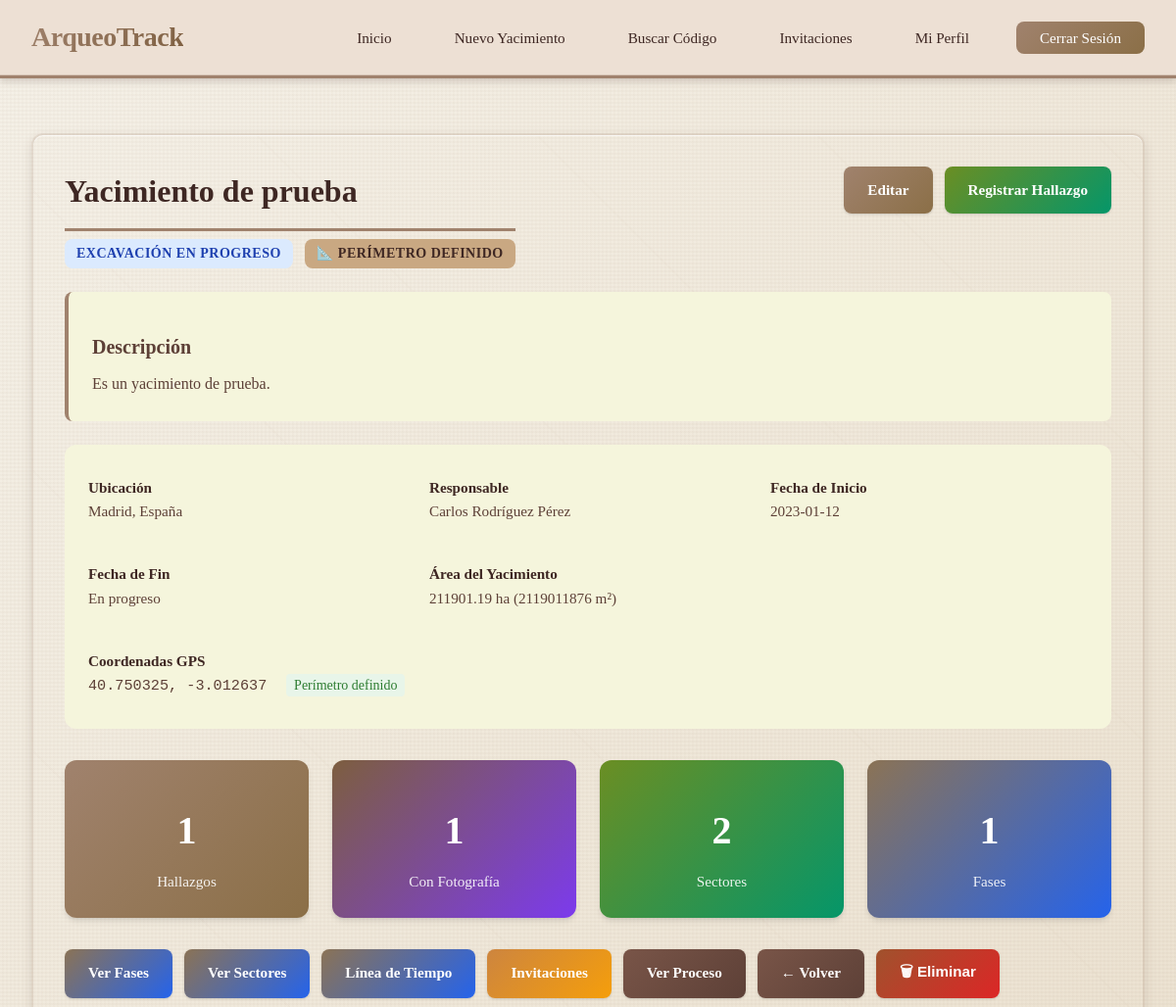
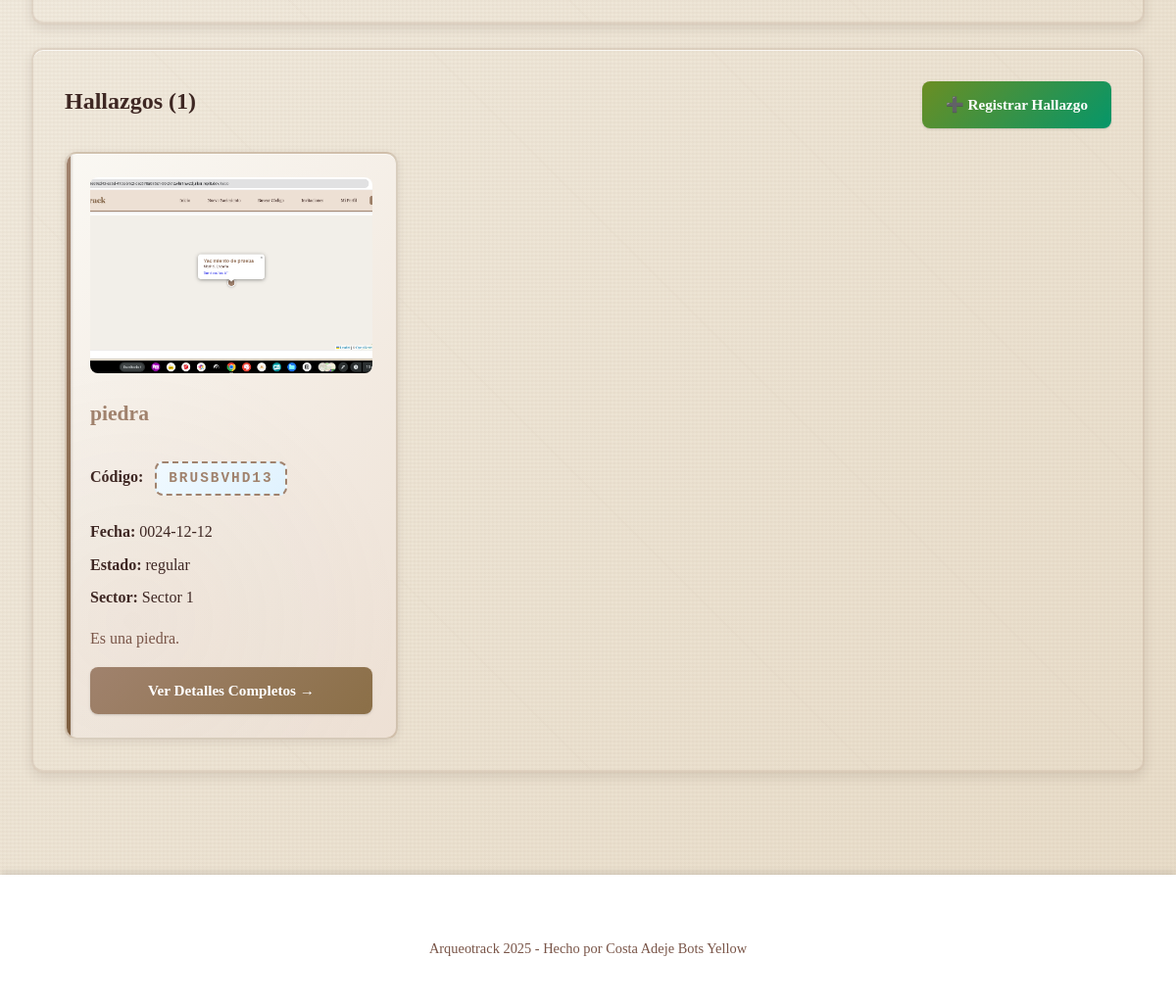
/yacimiento/2 (signed in), run on the app's committed database (2 pictures, top to bottom).
### app/models/yacimiento.py (models this page shows, shortened)
class Yacimiento(db.Model):
    __tablename__ = 'yacimientos'
    id = db.Column(db.Integer, primary_key=True)
    user_id = db.Column(db.Integer, db.ForeignKey('usuarios.id'), nullable=False, index=True)
    nombre = db.Column(db.String(200), nullable=False)
    ubicacion = db.Column(db.String(300))
    descripcion = db.Column(db.Text)
    lat = db.Column(db.Float)
    lng = db.Column(db.Float)
    polygon_geojson = db.Column(db.Text)  # GeoJSON del polígono (almacenado como texto)
    area_m2 = db.Column(db.Float)  # Área en metros cuadrados
    altitud_media = db.Column(db.Float)
    responsable = db.Column(db.String(100))
    fecha_inicio = db.Column(db.Date)
    fecha_fin = db.Column(db.Date)
    fecha_creacion = db.Column(db.DateTime, default=datetime.utcnow, nullable=False)
    fecha_actualizacion = db.Column(db.DateTime, default=datetime.utcnow, onupdate=datetime.utcnow)
    propietario = db.relationship(
        'Usuario',
        back_populates='yacimientos'
    )
    hallazgos = db.relationship(
        'Hallazgo',
        back_populates='yacimiento',
        cascade='all, delete-orphan',
        lazy='dynamic'
    )
    sectores = db.relationship(
        'Sector',
        back_populates='yacimiento',
        cascade='all, delete-orphan',
        lazy='dynamic'
    )
    fases = db.relationship(
        'FaseProyecto',
        back_populates='yacimiento',
        cascade='all, delete-orphan',
        lazy='dynamic',
        order_by='FaseProyecto.orden'
    )
    eventos = db.relationship(
        'Evento',
        back_populates='yacimiento',
        cascade='all, delete-orphan',
        lazy='dynamic',
        order_by='Evento.fecha.desc()'
    )
    invitaciones = db.relationship(
        'Invitacion',
        back_populates='yacimiento',
        cascade='all, delete-orphan',
        lazy='dynamic'
    )
    __table_args__ = (
        db.Index('idx_yacimientos_user_fecha', 'user_id', 'fecha_creacion'),
    )

### app/models/hallazgo.py (models this page shows, shortened)
class Hallazgo(db.Model):
    __tablename__ = 'hallazgos'
    id = db.Column(db.Integer, primary_key=True)
    codigo_acceso = db.Column(db.String(10), unique=True, nullable=False, index=True)
    user_id = db.Column(db.Integer, db.ForeignKey('usuarios.id'), nullable=False, index=True)
    yacimiento_id = db.Column(db.Integer, db.ForeignKey('yacimientos.id'), index=True)
    sector_id = db.Column(db.Integer, db.ForeignKey('sectores.id'), index=True)
    encontrado_por_id = db.Column(db.Integer, db.ForeignKey('usuarios.id'))
    tipo = db.Column(db.String(100))
    material = db.Column(db.String(100))
    datacion = db.Column(db.String(100))
    descripcion = db.Column(db.Text)
    notas = db.Column(db.Text)
    ubicacion = db.Column(db.String(200))
    lat = db.Column(db.Float)
    lng = db.Column(db.Float)
    altitud = db.Column(db.Float)
    dimensiones = db.Column(db.String(100))
    peso = db.Column(db.Float)  # En gramos
    estado_conservacion = db.Column(db.String(50))
    foto = db.Column(db.String(200))
    fecha = db.Column(db.Date)
    proceso_extraccion = db.Column(db.Text)
    destino = db.Column(db.String(200))
    fecha_registro = db.Column(db.DateTime, default=datetime.utcnow, nullable=False)
    fecha_actualizacion = db.Column(db.DateTime, default=datetime.utcnow, onupdate=datetime.utcnow)
    propietario = db.relationship(
        'Usuario',
        back_populates='hallazgos',
        foreign_keys=[user_id]
    )
    encontrado_por = db.relationship(
        'Usuario',
        back_populates='hallazgos_encontrados',
        foreign_keys=[encontrado_por_id]
    )
    yacimiento = db.relationship(
        'Yacimiento',
        back_populates='hallazgos'
    )
    sector = db.relationship(
        'Sector',
        back_populates='hallazgos'
    )
    comentarios = db.relationship(
        'Comentario',
        back_populates='hallazgo',
        cascade='all, delete-orphan',
        lazy='dynamic',
        order_by='Comentario.fecha.desc()'
    )
    eventos = db.relationship(
        'Evento',
        back_populates='hallazgo',
        lazy='dynamic'
    )
    __table_args__ = (
        db.Index('idx_hallazgos_yacimiento_fecha', 'yacimiento_id', 'fecha'),
        db.Index('idx_hallazgos_tipo', 'tipo'),
    )

### app/models/sector.py (models this page shows, shortened)
class Sector(db.Model):
    __tablename__ = 'sectores'
    id = db.Column(db.Integer, primary_key=True)
    yacimiento_id = db.Column(db.Integer, db.ForeignKey('yacimientos.id'), nullable=False, index=True)
    nombre = db.Column(db.String(100), nullable=False)
    descripcion = db.Column(db.Text)
    color = db.Column(db.String(20), default='#6366F1')
    lat = db.Column(db.Float)
    lng = db.Column(db.Float)
    polygon_geojson = db.Column(db.Text)  # GeoJSON del polígono del sector (almacenado como texto)
    area = db.Column(db.Float)  # Área en m²
    fecha_creacion = db.Column(db.DateTime, default=datetime.utcnow, nullable=False)
    yacimiento = db.relationship(
        'Yacimiento',
        back_populates='sectores'
    )
    hallazgos = db.relationship(
        'Hallazgo',
        back_populates='sector',
        cascade='all, delete-orphan',
        lazy='dynamic'
    )
    eventos = db.relationship(
        'Evento',
        back_populates='sector',
        lazy='dynamic'
    )
    __table_args__ = (
        db.Index('idx_sectores_yacimiento', 'yacimiento_id'),
    )

### app/blueprints/yacimiento.py (the view)
@yacimiento_bp.route('/yacimiento/<int:yacimiento_id>')
@login_required
def detalle(yacimiento_id):
    yacimiento = Yacimiento.query.get_or_404(yacimiento_id)
    puede_ver, rol_invitado = current_user.has_permission(yacimiento_id, 'read')
    if not puede_ver:
        abort(403)
    puede_editar, _ = current_user.has_permission(yacimiento_id, 'edit')
    puede_crear, _ = current_user.has_permission(yacimiento_id, 'create')
    es_propietario = yacimiento.user_id == current_user.id
    rol_usuario = 'propietario' if es_propietario else rol_invitado
    hallazgos = Hallazgo.query.filter_by(yacimiento_id=yacimiento_id).all()
    hallazgos_con_foto = sum(1 for h in hallazgos if h.foto)
    sectores = Sector.query.filter_by(yacimiento_id=yacimiento_id).all()
    fases = FaseProyecto.query.filter_by(yacimiento_id=yacimiento_id).all()
    return render_template(
        'yacimientos/detalle.html',
        yacimiento=yacimiento,
        hallazgos=hallazgos,
        sectores=sectores,
        fases=fases,
        puede_editar=puede_editar,
        puede_crear=puede_crear,
        es_propietario=es_propietario,
        rol_usuario=rol_usuario,
        total_hallazgos=len(hallazgos),
        total_sectores=len(sectores),
        total_fases=len(fases),
        hallazgos_con_foto=hallazgos_con_foto
    )

### templates/yacimientos/detalle.html (shortened to what this page needs)
{% extends "base.html" %}
{% block content %}
<div class="main-content">
    <div class="card">
        <div style="display: flex; justify-content: space-between; align-items: start; flex-wrap: wrap; gap: 1rem; margin-bottom: 1.5rem;">
            <div>
                <h1 style="margin-bottom: 0.5rem;">{{ yacimiento.nombre }}</h1>
                <p style="color: var(--gray); margin: 0;">
                    {% if yacimiento.fecha_fin %}
                        <span class="badge badge-success">Excavación Finalizada</span>
                    {% else %}
                        <span class="badge badge-info">Excavación en Progreso</span>
                    {% endif %}
                    {% if yacimiento.polygon_geojson %}
                        <span class="badge badge-primary" style="margin-left: 0.5rem;">📐 Perímetro Definido</span>
                    {% endif %}
                </p>
            </div>
            <div class="button-group" style="margin: 0;">
                {% if puede_editar %}
                    <a href="/editar_yacimiento/{{ yacimiento.id }}" class="btn">Editar</a>
                {% endif %}
                {% if puede_crear %}
                    <a href="/nuevo_hallazgo/{{ yacimiento.id }}" class="btn btn-success">Registrar Hallazgo</a>
                {% endif %}
            </div>
        </div>
        {% if yacimiento.descripcion %}
            <div style="margin: 1.5rem 0; padding: 1.5rem; background: var(--light-gray); border-radius: var(--border-radius); border-left: 4px solid var(--primary-color);">
                <h3>Descripción</h3>
                <p style="color: var(--dark-secondary); line-height: 1.7; margin: 0.5rem 0 0 0;">
                    {{ yacimiento.descripcion }}
                </p>
            </div>
        {% endif %}
        <div class="detail-grid" style="grid-template-columns: repeat(auto-fit, minmax(250px, 1fr)); gap: 1.5rem; padding: 1.5rem; background: var(--light-gray); border-radius: var(--border-radius-lg);">
            <div class="detail-item">
                <strong>Ubicación</strong><br>
                <span style="color: var(--dark-secondary);">{{ yacimiento.ubicacion or 'No especificada' }}</span>
            </div>
            <div class="detail-item">
                <strong>Responsable</strong><br>
                <span style="color: var(--dark-secondary);">{{ yacimiento.responsable or 'No asignado' }}</span>
            </div>
            <div class="detail-item">
                <strong>Fecha de Inicio</strong><br>
                <span style="color: var(--dark-secondary);">{{ yacimiento.fecha_inicio or 'No especificada' }}</span>
            </div>
            <div class="detail-item">
                <strong>Fecha de Fin</strong><br>
                <span style="color: var(--dark-secondary);">{{ yacimiento.fecha_fin or 'En progreso' }}</span>
            </div>
            {% if yacimiento.area_m2 %}
                <div class="detail-item">
                    <strong>Área del Yacimiento</strong><br>
                    <span style="color: var(--dark-secondary);">
                        {% if yacimiento.area_m2 >= 10000 %}
                            {{ "%.2f"|format(yacimiento.area_m2 / 10000) }} ha ({{ "%.0f"|format(yacimiento.area_m2) }} m²)
                        {% else %}
                            {{ "%.2f"|format(yacimiento.area_m2) }} m²
                        {% endif %}
                    </span>
                </div>
            {% endif %}
            {% if yacimiento.lat and yacimiento.lng %}
                <div class="detail-item" style="grid-column: span 2;">
                    <strong>Coordenadas GPS</strong><br>
                    <span style="color: var(--dark-secondary); font-family: monospace;">{{ yacimiento.lat }}, {{ yacimiento.lng }}</span>
                    {% if yacimiento.polygon_geojson %}
                        <span style="margin-left: 1rem; padding: 0.25rem 0.5rem; background: #e8f5e9; color: #2e7d32; border-radius: 4px; font-size: 0.875rem;">Perímetro definido</span>
                    {% endif %}
                </div>
            {% endif %}
        </div>
        <div class="stats-grid" style="margin: 2rem 0;">
            <div class="stat-card" style="background: linear-gradient(135deg, var(--primary-color), var(--primary-dark));">
                <h3>{{ total_hallazgos }}</h3>
                <p>Hallazgos</p>
            </div>
            <div class="stat-card" style="background: linear-gradient(135deg, var(--secondary-color), #7c3aed);">
                <h3>{{ hallazgos_con_foto }}</h3>
                <p>Con Fotografía</p>
            </div>
            <div class="stat-card" style="background: linear-gradient(135deg, var(--success-color), #059669);">
                <h3>{{ total_sectores }}</h3>
                <p>Sectores</p>
            </div>
            <div class="stat-card" style="background: linear-gradient(135deg, var(--info-color), #2563eb);">
                <h3>{{ total_fases }}</h3>
                <p>Fases</p>
            </div>
        </div>
        <div class="button-group" style="margin-top: 1.5rem;">
            <a href="{{ url_for('fase.listar', yacimiento_id=yacimiento.id) }}" class="btn btn-info">Ver Fases</a>
            <a href="{{ url_for('sector.listar', yacimiento_id=yacimiento.id) }}" class="btn btn-info">Ver Sectores</a>
            <a href="{{ url_for('evento.timeline', yacimiento_id=yacimiento.id) }}" class="btn btn-info">Línea de Tiempo</a>
            {% if es_propietario or rol_usuario == 'asistente' %}
                <a href="{{ url_for('invitacion.gestionar', yacimiento_id=yacimiento.id) }}" class="btn btn-warning">Invitaciones</a>
            {% endif %}
            <a href="{{ url_for('yacimiento.proceso', yacimiento_id=yacimiento.id) }}" class="btn btn-secondary">Ver Proceso</a>
            <a href="/inicio" class="btn btn-secondary">← Volver</a>
            {% if es_propietario %}
                <form method="POST" action="/eliminar_yacimiento/{{ yacimiento.id }}" style="display:inline;" onsubmit="return confirm('¿Estás seguro de eliminar este yacimiento?\n\nSe eliminarán:\n- Todos los hallazgos\n- Todas las fases\n- Todos los sectores\n\nEsta acción NO se puede deshacer.')">
                    <button type="submit" class="btn btn-danger">🗑 Eliminar</button>
                </form>
            {% endif %}
        </div>
    </div>
    <div class="card">
        <div style="display: flex; justify-content: space-between; align-items: center; flex-wrap: wrap; gap: 1rem; margin-bottom: 1.5rem;">
            <h2 style="margin: 0; border: none;">Hallazgos ({{ total_hallazgos }})</h2>
            {% if puede_crear %}
                <a href="/nuevo_hallazgo/{{ yacimiento.id }}" class="btn btn-success" style="margin: 0;">
                    ➕ Registrar Hallazgo
                </a>
            {% endif %}
        </div>
        {% if hallazgos %}
            <div class="hallazgos-list">
                {% for hallazgo in hallazgos %}
                    <div class="hallazgo-card">
                        {% if hallazgo.foto %}
                            <div style="margin-bottom: 1rem;">
                                <img src="/uploads/{{ hallazgo.foto }}"
                                     alt="Fotografía de {{ hallazgo.tipo or 'hallazgo' }}"
                                     style="width: 100%; height: 200px; object-fit: cover; border-radius: var(--border-radius);">
                            </div>
                        {% endif %}
                        <h3>{{ hallazgo.tipo or 'Hallazgo sin tipo' }}</h3>
                        <p style="margin: 0.5rem 0;">
                            <strong>Código:</strong>
                            <span class="access-code" style="display: inline-block; padding: 0.25rem 0.75rem; margin-left: 0.5rem; font-size: 0.9rem; cursor: pointer;" title="Clic para copiar">
                                {{ hallazgo.codigo_acceso }}
                            </span>
                        </p>
                        <p style="margin: 0.5rem 0;"><strong>Fecha:</strong> {{ hallazgo.fecha or 'No especificada' }}</p>
                        <p style="margin: 0.5rem 0;"><strong>Estado:</strong> {{ hallazgo.estado_conservacion or 'No especificado' }}</p>
                        {% if hallazgo.sector %}
                            <p style="margin: 0.5rem 0;"><strong>Sector:</strong> {{ hallazgo.sector.nombre }}</p>
                        {% endif %}
                        {% if hallazgo.descripcion %}
                            <p style="margin-top: 1rem; color: var(--gray);">
                                {{ hallazgo.descripcion[:120] }}{% if hallazgo.descripcion|length > 120 %}...{% endif %}
                            </p>
                        {% endif %}
                        <a href="/hallazgo/{{ hallazgo.id }}" class="btn" style="margin-top: 1rem; width: 100%;">
                            Ver Detalles Completos →
                        </a>
                    </div>
                {% endfor %}
            </div>
        {% endif %}
    </div>
</div>
{% endblock %}

### data on the page
Yacimiento: nombre "Yacimiento de prueba", descripcion "Es un yacimiento de prueba.", ubicacion "Madrid, España", responsable "Carlos Rodríguez Pérez", fecha_inicio "2023-01-12", fecha_fin "En progreso", yacimiento.area_m2/10000 "211901.19", area_m2 "2119011876", lat "40.750325", lng "-3.012637"
Hallazgo: foto (picture), tipo "piedra", codigo_acceso "BRUSBVHD13", fecha "0024-12-12", estado_conservacion "regular", sector.nombre "Sector 1", descripcion "Es una piedra."

### other printed values
{{ total_hallazgos }} "1"
{{ hallazgos_con_foto }} "1"
{{ total_sectores }} "2"
{{ total_fases }} "1"
